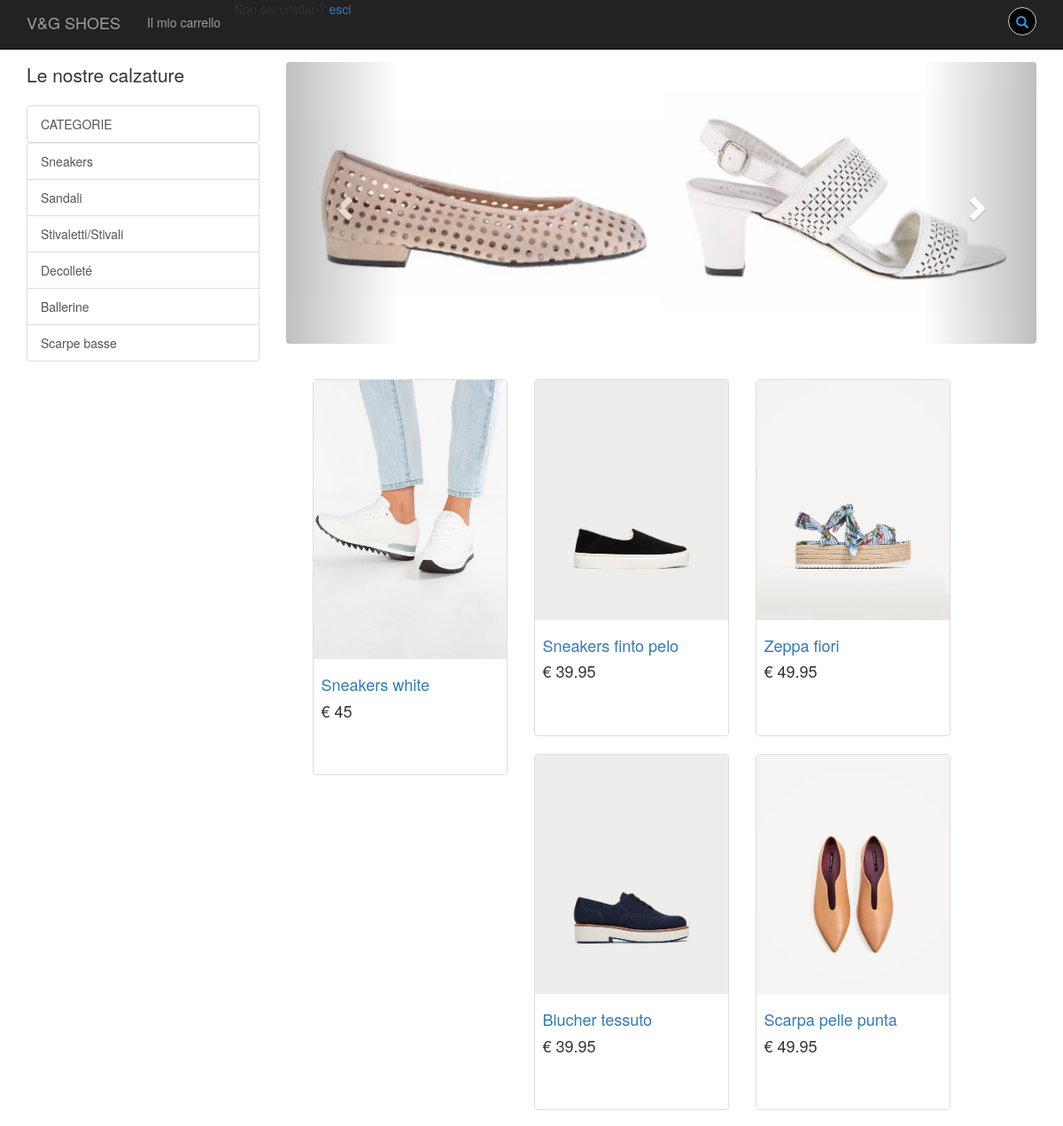
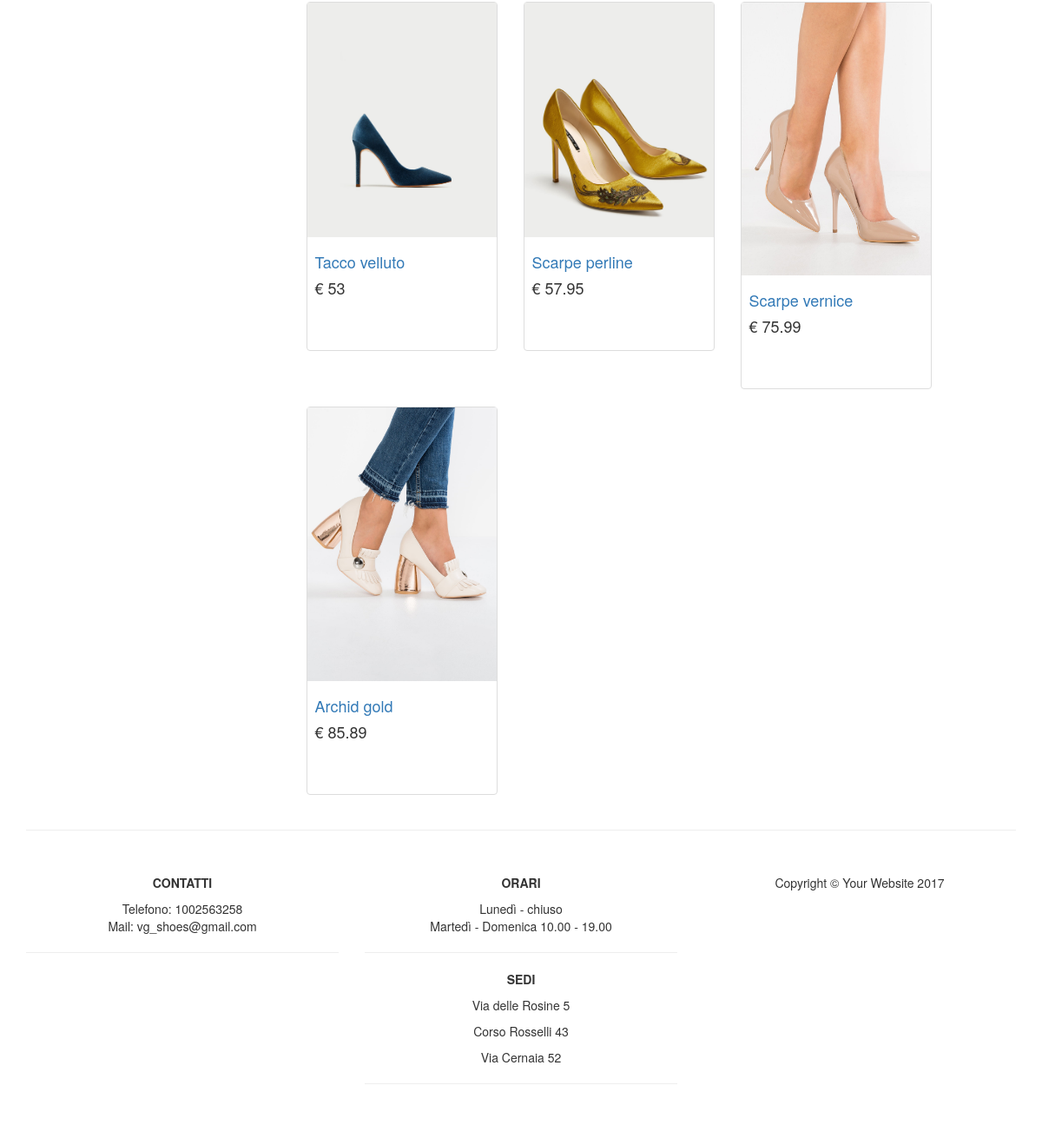
Page /V&G_HOME.php?nome=cristian (signed in) on the committed database (2 pictures, top to bottom).
### tables this page shows
CREATE TABLE `prodotti` (
  `cod_prodotto` int(11) NOT NULL AUTO_INCREMENT,
  `nome` varchar(45) NOT NULL,
  `categoria` varchar(45) NOT NULL,
  `descrizione` varchar(300) DEFAULT NULL,
  `taglia` varchar(3) NOT NULL,
  `colore` varchar(20) DEFAULT NULL,
  `prezzo` float NOT NULL,
  `immagine` varchar(45) NOT NULL,
  PRIMARY KEY (`cod_prodotto`),
  UNIQUE KEY `id_prodotti_UNIQUE` (`cod_prodotto`)
);

### V&G_HOME.php (the view, shortened to what this page needs)
<!DOCTYPE html>
<html lang="it">
<head>
    <link href="css/bootstrap.min.css" rel="stylesheet">
	<link href="css/bootstrap.css" rel="stylesheet">
    <link href="css/shop-homepage.css" rel="stylesheet">
</head>
<body>
   <?php
							$db_host = "localhost";
							$db_user = "root";
							$db_pass = "matec";
							$db_name = "shoes_shop";
							$conn = new mysqli($db_host, $db_user, $db_pass, $db_name);
							$query_prodotti = "SELECT cod_prodotto, nome, categoria, descrizione, prezzo, immagine FROM shoes_shop.prodotti limit 9";
						if (!($risultato = $conn->query($query_prodotti)))
						  die("Query sui prodotti fallita!");
   ?>
    <nav class="navbar navbar-inverse navbar-fixed-top" role="navigation">
        <div class="container">
            <div class="navbar-header">
                <a class="navbar-brand" href="V&G_HOME.php">V&G SHOES</a>
            </div>
            <div class="collapse navbar-collapse" id="bs-example-navbar-collapse-1">
                <ul class="nav navbar-nav">
                    <li>
                        <a href="V&G_carrello.php">Il mio carrello</a>
                    </li>
					   <li>
                        <p style="text-align: right;">Non sei <?php echo $_SESSION["nome"]; ?>?<a href="logout.php"> esci</a></p>
                    </li>
                </ul>
				<form action="ricerca_scarpe.php" class="search-form" role="search" method="post">
                <div class="form-group has-feedback">
            		<input type="text" class="form-control" name="search" id="search" placeholder="Cerca">
              		<span class="glyphicon glyphicon-search form-control-feedback"></span>
            	</div>
				</form>
			</div>
        </div>
    </nav>
    <div class="container">
        <div class="row">
            <div class="col-md-3">
                <p class="lead">Le nostre calzature</p>
				<div><a href="#" class="list-group-item" onclick="visualizza('categorie'); return false" class="visible-xs-block">CATEGORIE</a></div>
                <div class="list-group" id="categorie">
				<?php
						if (!($risultato = $conn->query($query_prodotti)))
						  die("Query sui prodotti fallita!");
                    echo"<a href='V&G_prodotto.php?cat=sneakers' class=\"list-group-item\">Sneakers<a>";
					echo"<a href='V&G_prodotto.php?cat=sandali' class=\"list-group-item\">Sandali</a>";
					echo"<a href='V&G_prodotto.php?cat=Stivali' class=\"list-group-item\">Stivaletti/Stivali</a>";
					echo"<a href='V&G_prodotto.php?cat=decollete' class=\"list-group-item\">Decolleté</a>";
					echo"<a href='V&G_prodotto.php?cat=ballerine' class=\"list-group-item\">Ballerine</a>";
					echo"<a href='V&G_prodotto.php?cat=scarpe basse' class=\"list-group-item\">Scarpe basse</a>";
				?>
				 </div>
            </div>
            <div class="col-md-9">
                <div class="row carousel-holder">
                    <div class="col-md-12">
                        <div id="carousel-example-generic" class="carousel hidden-xs" data-ride="carousel">
                            <ol class="carousel-indicators">
                                <li data-target="#carousel-example-generic" data-slide-to="0" class="active"></li>
                                <li data-target="#carousel-example-generic" data-slide-to="1"></li>
                                <li data-target="#carousel-example-generic" data-slide-to="2"></li>
                            </ol>
                            <div class="carousel-inner">
                                <div class="item active">
                                    <img class="slide-image" src="images/slide1.jpg" alt="">
                                </div>
                            </div>
                            <a class="left carousel-control" href="#carousel-example-generic" data-slide="prev">
                                <span class="glyphicon glyphicon-chevron-left"></span>
                            </a>
                            <a class="right carousel-control" href="#carousel-example-generic" data-slide="next">
                                <span class="glyphicon glyphicon-chevron-right"></span>
                            </a>
                        </div>
                    </div>
                </div>
            </div>
		</div>
                <div class="container">
					<div class="row">
						<div class="col-md-3">
						</div>
						<div class="col-md-8">
						<?php
						while ($riga = $risultato->fetch_assoc()) {
						  $id=$riga["cod_prodotto"];
						  $nome = $riga["nome"];
						  $prezzo=$riga["prezzo"];
						  $immagine=$riga["immagine"];
						  echo "<div class=\"col-sm-4 col-lg-4 col-md-4\">";
						  echo "<div class=\"thumbnail\">";
						  echo "<a href='V&G_dettaglioprodotto.php?id=$id' ><img class=\"img-responsive\" src=\"$immagine\"></a>";
						  echo "<div class=\"caption\">";
						  echo "<h4><a href=\"V&G_dettaglioprodotto.php?id=$id\">$nome</a></h4>";
						  echo "<h4>€ $prezzo</h4>";
						  echo "</div>";
						  echo "</div>";
						  echo "</div>";
						}
						?>
						</div>
					</div>
				</div>
	</div>
   <div class="container">
        <hr>
        <footer>
            <div class="row">
				<div class="col-sm-4 col-xs-12">
                    <p><strong>CONTATTI</strong></p>
                    <p>Telefono: 1002563258<br>
                    Mail: vg_shoes@gmail.com</p>
					<hr>
                </div>
				<div class="col-sm-4 col-xs-12">
                    <p><strong>ORARI</strong></p>
					<p>Lunedì - chiuso <br>
                    Martedì - Domenica 10.00 - 19.00</p>
					<hr>
					<p><strong>SEDI</strong></p>
                    <p>Via delle Rosine 5</p>
                    <p>Corso Rosselli 43</p>
                    <p>Via Cernaia 52</p>
                    <hr>
                </div>
				<div class="col-sm-4 col-xs-12">
                    <p>Copyright &copy; Your Website 2017</p>
                </div>
            </div>
        </footer>
    </div>
</body>
</html>

### css/shop-homepage.css (style rules this page uses)
body { padding-top: 70px; }
.search-form { margin-top:8px; }
.search-form .form-group { float: right !important; transition: all 0.35s, border-radius 0s; width: 32px; height: 32px; background-color: #000; box-shadow: 0 1px 1px rgba(0, 0, 0, 0.075) inset; border-radius: 25px; border: 1px solid #ccc; }
.search-form .form-group input.form-control { padding-right: 20px; border: 0 none; background: transparent; box-shadow: none; display:block; }
.search-form .form-group span.form-control-feedback { position: absolute; top: -1px; right: -2px; z-index: 2; display: block; width: 34px; height: 34px; line-height: 34px; text-align: center; color: #3596e0; left: initial; font-size: 14px; }
.slide-image { width: 100%; }
.carousel-holder { margin-bottom: 30px; }
.carousel-control, .item { border-radius: 4px; }
.caption { height: 130px; overflow: hidden; }
.caption h4 { white-space: nowrap; }
.thumbnail img { width: 100%; }
.thumbnail { padding: 0; }
footer { margin: 50px 0; text-align:center; }

### rows in the picture
prodotti: immagine (picture), nome "Sneakers white", prezzo "45"
prodotti: immagine (picture), nome "Sneakers finto pelo", prezzo "39.95"
prodotti: immagine (picture), nome "Zeppa fiori", prezzo "49.95"
prodotti: immagine (picture), nome "Blucher tessuto", prezzo "39.95"
prodotti: immagine (picture), nome "Scarpa pelle punta", prezzo "49.95"
prodotti: immagine (picture), nome "Tacco velluto", prezzo "53"
prodotti: immagine (picture), nome "Scarpe perline", prezzo "57.95"
prodotti: immagine (picture), nome "Scarpe vernice", prezzo "75.99"
prodotti: immagine (picture), nome "Archid gold", prezzo "85.89"
